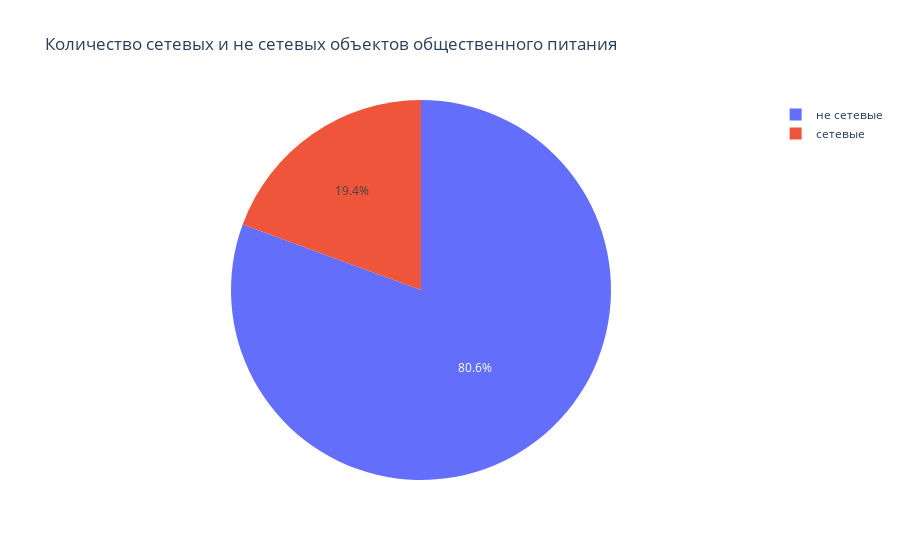

This figure's notebook cell:
### Code cell
#Построим круговую диаграмму соотношения сетевых и не сетевых объектов общественного питания
plt.figure(figsize=(10, 5))
plt.rcParams['font.size'] = '20'

fig=go.Figure(data=[go.Pie(labels=['сетевые', 'не сетевые'], values=chain_count['object_name'])])
fig.update_layout(title_text='Количество сетевых и не сетевых объектов общественного питания', )
fig.show()

### Figure 1 — Plotly figure (JSON) as saved in the notebook; plotly's stock layout.template omitted (floating-point values rounded to 4 significant figures)
{"data": [{"labels": ["сетевые", "не сетевые"], "type": "pie", "values": [2964, 12320]}], "layout": {"title": {"text": "Количество сетевых и не сетевых объектов общественного питания"}}}
